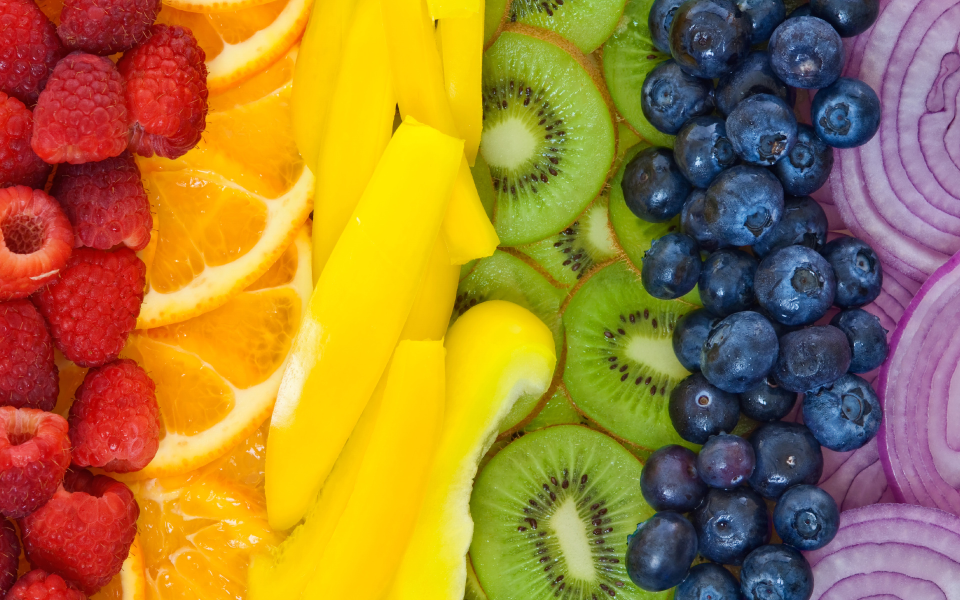
#> input picture picture/input.jpg, 1920 x 1200 px (shown at 1/2 size)
$ python 1_image_size.py
#> lines starting #> are read from the running program, lines starting #| are printed output that depends on the picture
from PIL import Image
import numpy as np

def read(data_path, input_name):
#> called with data_path = 'picture', input_name = 'input.jpg'
    image = Image.open(data_path + "/" + input_name)
#> image is the input picture: PIL image 1920x1200 RGB; mean R, G, B 161.9, 123.6, 52.7

    return image

def resize(image):

    width, height = image.size
#> width = 1920; height = 1200
    original_center_x, original_center_y = width / 2, height /2
#> original_center_x = 960; original_center_y = 600
    new_center = np.sqrt(width**2 + height**2) / 2
#> new_center = 1132.1

    box=(int(original_center_x - new_center),
         int(original_center_y - new_center),
         int(original_center_x + new_center),
         int(original_center_y + new_center)
        )
#> box = (-172, -532, 2092, 1732)

    resized_image = image.crop(box)
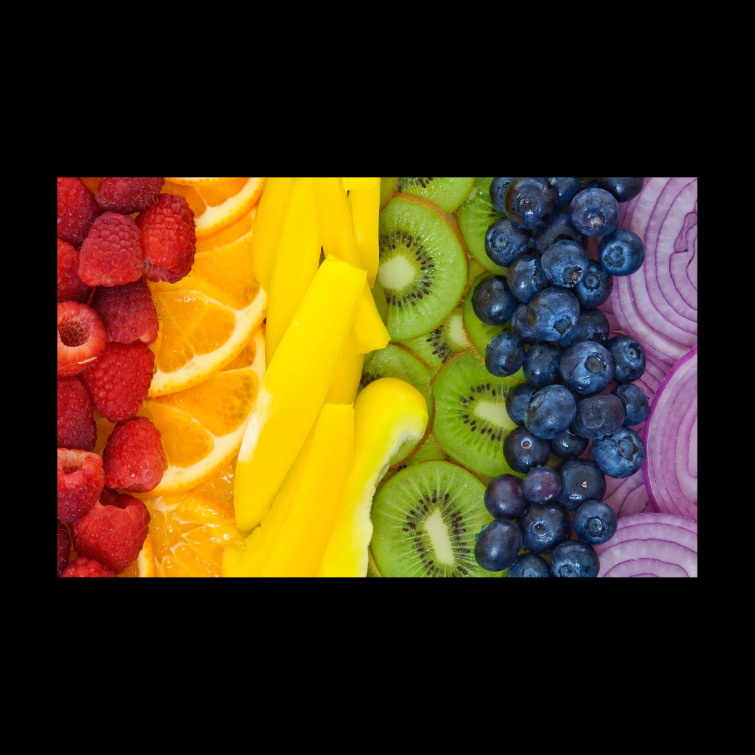
#> resized_image: PIL image 2264x2264 RGB (shown at 1/3 size); mean R, G, B 72.8, 55.5, 23.7

    return resized_image

def save(image, data_path, output_name):
    image.save(data_path +"/" + output_name)


input_data_path = "picture"
output_data_path = "data"
input_name = "input.jpg"
output_name = "sample.jpg"

image = read(input_data_path, input_name)
resized_image = resize(image)

save(resized_image, output_data_path, output_name)

$ run again, with picture/20220801-IMG_6956.jpg copied over picture/input.jpg
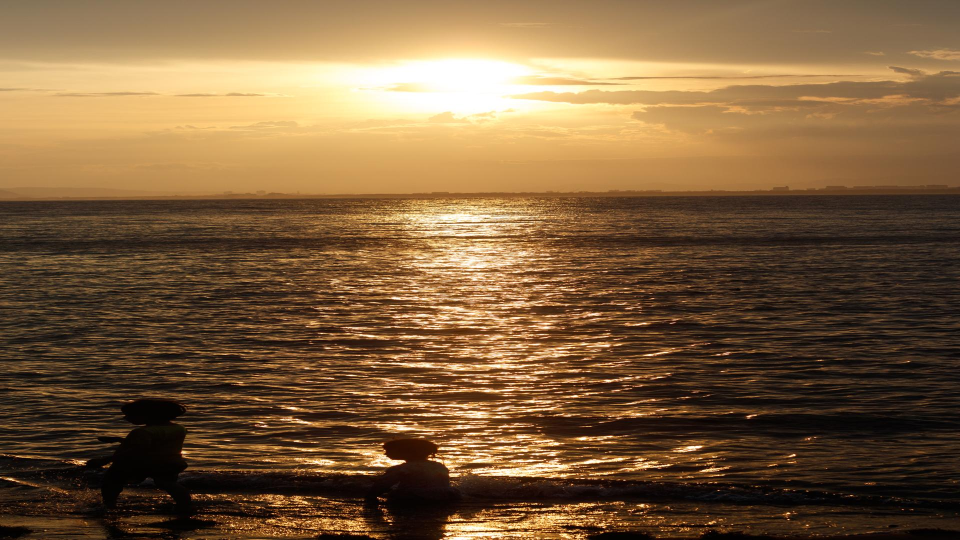
#> input picture picture/20220801-IMG_6956.jpg, 1920 x 1080 px (shown at 1/2 size)
#> in read, image is the input picture: PIL image 1920x1080 RGB; mean R, G, B 125, 95, 61.5
#> in resize, `resized_image = image.crop(box)`:
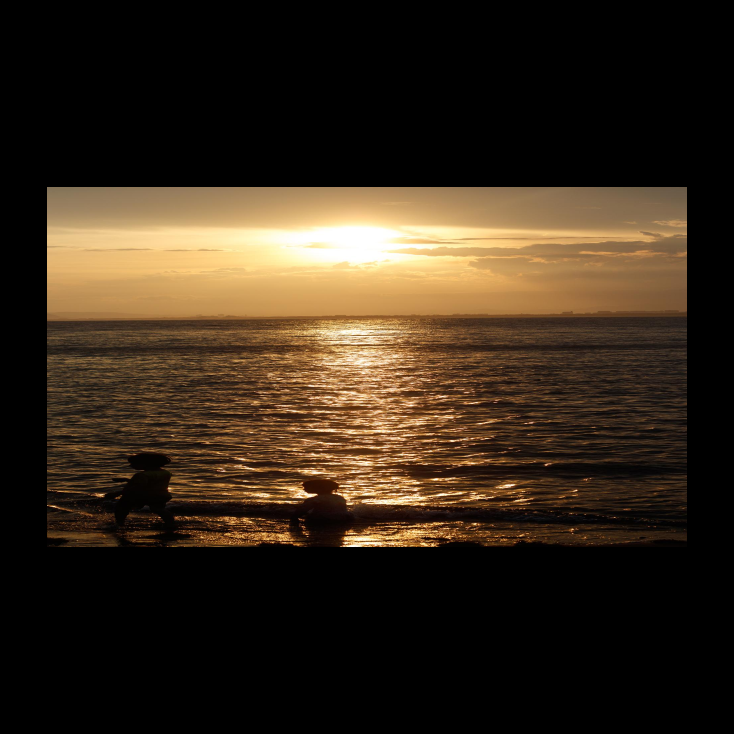
#> resized_image: PIL image 2202x2202 RGB (shown at 1/3 size); mean R, G, B 53.4, 40.6, 26.3

$ run again, with picture/20220801-IMG_6957.jpg copied over picture/input.jpg
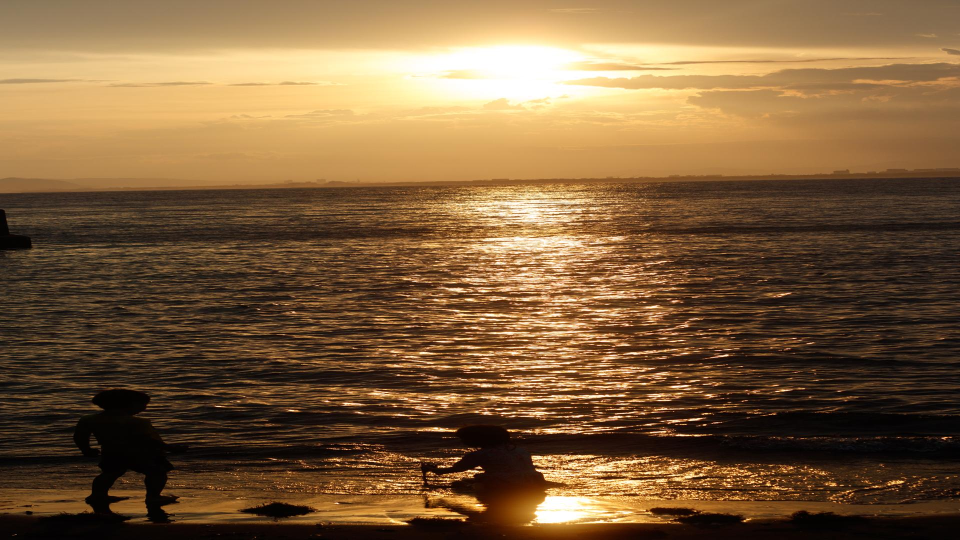
#> input picture picture/20220801-IMG_6957.jpg, 1920 x 1080 px (shown at 1/2 size)
#> in read, image is the input picture: PIL image 1920x1080 RGB; mean R, G, B 125.9, 95, 60.5
#> in resize, `resized_image = image.crop(box)`:
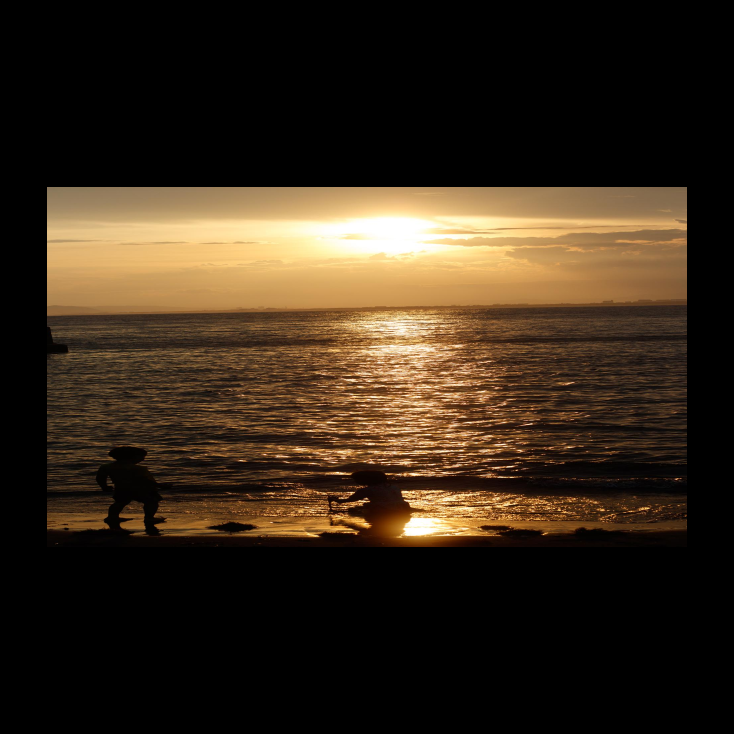
#> resized_image: PIL image 2202x2202 RGB (shown at 1/3 size); mean R, G, B 53.8, 40.6, 25.9

$ run again, with picture/20220801-IMG_6960.jpg copied over picture/input.jpg
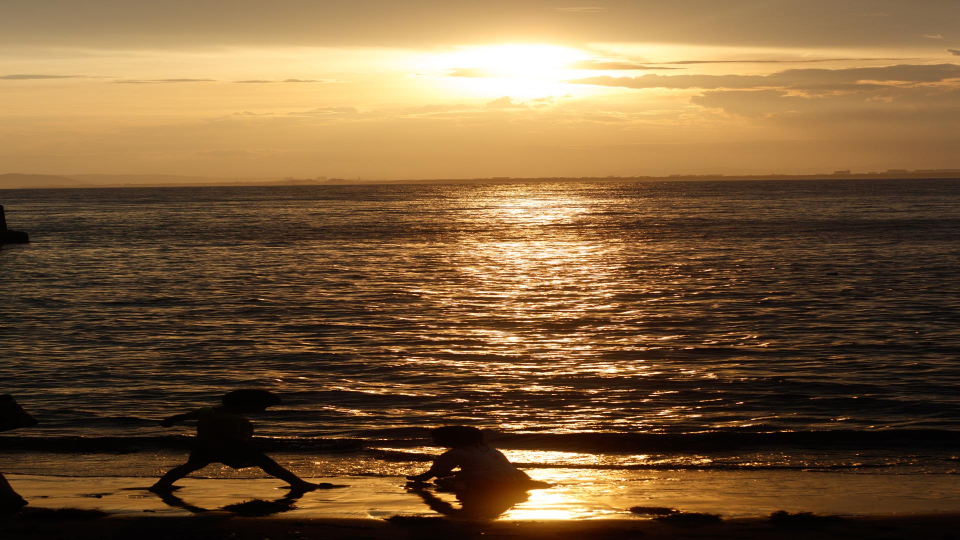
#> input picture picture/20220801-IMG_6960.jpg, 1920 x 1080 px (shown at 1/2 size)
#> in read, image is the input picture: PIL image 1920x1080 RGB; mean R, G, B 123.8, 93.6, 59.1
#> in resize, `resized_image = image.crop(box)`:
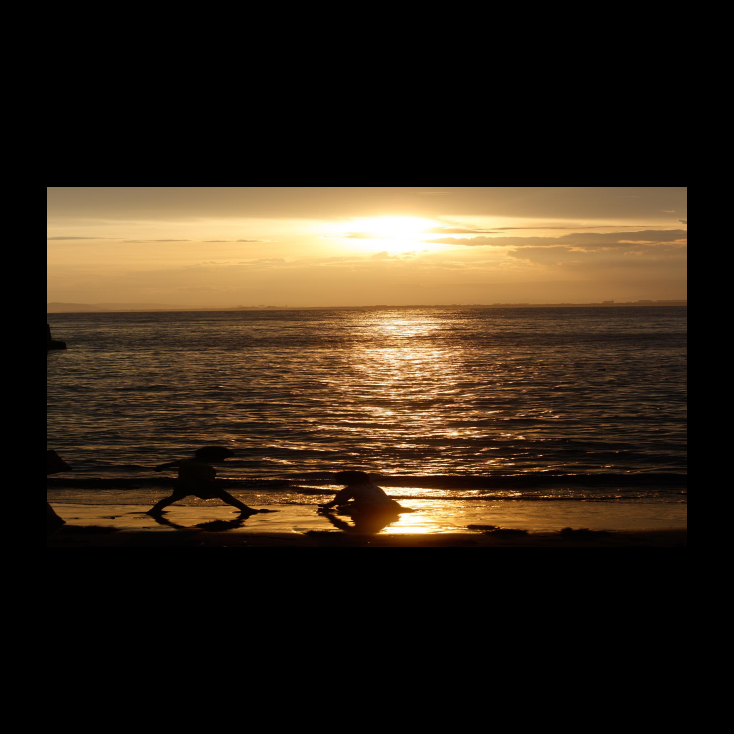
#> resized_image: PIL image 2202x2202 RGB (shown at 1/3 size); mean R, G, B 52.9, 40, 25.3
